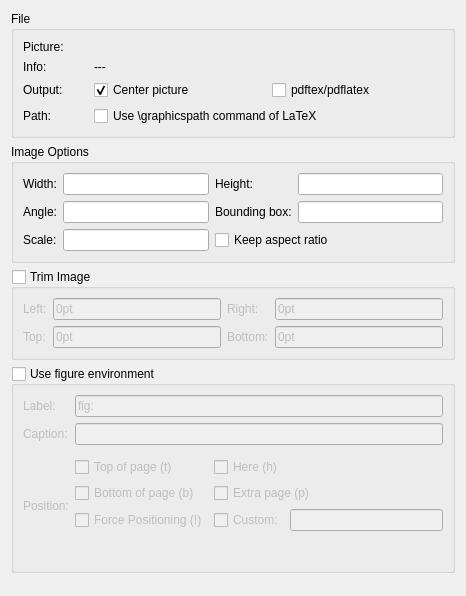
<?xml version="1.0" encoding="UTF-8"?>
<ui version="4.0">
 <class>IncludeGraphicsWidget</class>
 <widget class="QWidget" name="IncludeGraphicsWidget">
  <property name="geometry">
   <rect>
    <x>0</x>
    <y>0</y>
    <width>466</width>
    <height>596</height>
   </rect>
  </property>
  <layout class="QVBoxLayout">
   <item>
    <widget class="QGroupBox" name="groupBox">
     <property name="title">
      <string>File</string>
     </property>
     <layout class="QGridLayout">
      <item row="0" column="0">
       <widget class="QLabel" name="label">
        <property name="maximumSize">
         <size>
          <width>65</width>
          <height>16777215</height>
         </size>
        </property>
        <property name="text">
         <string>Picture:</string>
        </property>
       </widget>
      </item>
      <item row="0" column="1" colspan="2">
       <widget class="KUrlRequester" name="edit_file"/>
      </item>
      <item row="1" column="0">
       <widget class="QLabel" name="label_2">
        <property name="text">
         <string>Info:</string>
        </property>
       </widget>
      </item>
      <item row="1" column="1" colspan="2">
       <widget class="QLabel" name="infolabel">
        <property name="text">
         <string>---</string>
        </property>
       </widget>
      </item>
      <item row="2" column="0">
       <widget class="QLabel" name="label_4">
        <property name="text">
         <string>Output:</string>
        </property>
       </widget>
      </item>
      <item row="2" column="1">
       <widget class="QCheckBox" name="cb_center">
        <property name="text">
         <string>Center picture</string>
        </property>
        <property name="checked">
         <bool>true</bool>
        </property>
       </widget>
      </item>
      <item row="2" column="2">
       <widget class="QCheckBox" name="cb_pdftex">
        <property name="text">
         <string>pdftex/pdflatex</string>
        </property>
       </widget>
      </item>
      <item row="3" column="0">
       <widget class="QLabel" name="label_5">
        <property name="text">
         <string>Path:</string>
        </property>
       </widget>
      </item>
      <item row="3" column="1" colspan="2">
       <widget class="QCheckBox" name="cb_graphicspath">
        <property name="text">
         <string>Use \graphicspath command of LaTeX</string>
        </property>
       </widget>
      </item>
     </layout>
    </widget>
   </item>
   <item>
    <widget class="QGroupBox" name="groupBox_2">
     <property name="title">
      <string>Image Options</string>
     </property>
     <layout class="QGridLayout">
      <item row="1" column="0">
       <widget class="QLabel" name="label_6">
        <property name="text">
         <string>Width:</string>
        </property>
       </widget>
      </item>
      <item row="1" column="1">
       <widget class="KLineEdit" name="edit_width"/>
      </item>
      <item row="2" column="2">
       <widget class="QLabel" name="label_9">
        <property name="text">
         <string>Bounding box:</string>
        </property>
       </widget>
      </item>
      <item row="2" column="3">
       <widget class="KLineEdit" name="edit_bb"/>
      </item>
      <item row="1" column="2">
       <widget class="QLabel" name="label_7">
        <property name="text">
         <string>Height:</string>
        </property>
       </widget>
      </item>
      <item row="1" column="3">
       <widget class="KLineEdit" name="edit_height"/>
      </item>
      <item row="2" column="0">
       <widget class="QLabel" name="label_8">
        <property name="text">
         <string>Angle:</string>
        </property>
       </widget>
      </item>
      <item row="2" column="1">
       <widget class="KLineEdit" name="edit_angle"/>
      </item>
      <item row="3" column="1">
       <widget class="QLineEdit" name="edit_scale"/>
      </item>
      <item row="3" column="0">
       <widget class="QLabel" name="label_3">
        <property name="text">
         <string>Scale:</string>
        </property>
       </widget>
      </item>
      <item row="3" column="2" colspan="2">
       <widget class="QCheckBox" name="cb_keepAspect">
        <property name="text">
         <string>Keep aspect ratio</string>
        </property>
       </widget>
      </item>
     </layout>
    </widget>
   </item>
   <item>
    <widget class="QGroupBox" name="cb_clip">
     <property name="toolTip">
      <string>Trim image by the specified lengths</string>
     </property>
     <property name="title">
      <string>Trim Image</string>
     </property>
     <property name="checkable">
      <bool>true</bool>
     </property>
     <property name="checked">
      <bool>false</bool>
     </property>
     <layout class="QGridLayout" name="gridLayout">
      <item row="0" column="0">
       <widget class="QLabel" name="label_12">
        <property name="text">
         <string>Left:</string>
        </property>
       </widget>
      </item>
      <item row="1" column="0">
       <widget class="QLabel" name="label_13">
        <property name="text">
         <string>Top:</string>
        </property>
       </widget>
      </item>
      <item row="0" column="2">
       <widget class="QLabel" name="label_14">
        <property name="text">
         <string>Right:</string>
        </property>
       </widget>
      </item>
      <item row="1" column="2">
       <widget class="QLabel" name="label_15">
        <property name="text">
         <string>Bottom:</string>
        </property>
       </widget>
      </item>
      <item row="0" column="1">
       <widget class="QLineEdit" name="edit_trimLeft">
        <property name="text">
         <string>0pt</string>
        </property>
       </widget>
      </item>
      <item row="1" column="1">
       <widget class="QLineEdit" name="edit_trimTop">
        <property name="text">
         <string>0pt</string>
        </property>
       </widget>
      </item>
      <item row="0" column="3">
       <widget class="QLineEdit" name="edit_trimRight">
        <property name="text">
         <string>0pt</string>
        </property>
       </widget>
      </item>
      <item row="1" column="3">
       <widget class="QLineEdit" name="edit_trimBottom">
        <property name="text">
         <string>0pt</string>
        </property>
       </widget>
      </item>
     </layout>
    </widget>
   </item>
   <item>
    <widget class="QGroupBox" name="cb_figure">
     <property name="title">
      <string>Use figure environment</string>
     </property>
     <property name="checkable">
      <bool>true</bool>
     </property>
     <property name="checked">
      <bool>false</bool>
     </property>
     <layout class="QGridLayout">
      <item row="0" column="0">
       <widget class="QLabel" name="label_10">
        <property name="text">
         <string>Label:</string>
        </property>
       </widget>
      </item>
      <item row="0" column="1" colspan="3">
       <widget class="QLineEdit" name="edit_label">
        <property name="text">
         <string>fig:</string>
        </property>
       </widget>
      </item>
      <item row="1" column="0">
       <widget class="QLabel" name="label_16">
        <property name="text">
         <string>Caption:</string>
        </property>
       </widget>
      </item>
      <item row="1" column="1" colspan="3">
       <widget class="QLineEdit" name="edit_caption"/>
      </item>
      <item row="2" column="0" rowspan="9">
       <widget class="QLabel" name="label_11">
        <property name="text">
         <string>Position:</string>
        </property>
       </widget>
      </item>
      <item row="4" column="1">
       <widget class="QCheckBox" name="cb_Bottom">
        <property name="text">
         <string>Bottom of page (b)</string>
        </property>
        <property name="checked">
         <bool>false</bool>
        </property>
       </widget>
      </item>
      <item row="4" column="2" colspan="2">
       <widget class="QCheckBox" name="cb_Page">
        <property name="text">
         <string>Extra page (p)</string>
        </property>
        <property name="checked">
         <bool>false</bool>
        </property>
       </widget>
      </item>
      <item row="3" column="2" colspan="2">
       <widget class="QCheckBox" name="cb_Here">
        <property name="text">
         <string>Here (h)</string>
        </property>
        <property name="checked">
         <bool>false</bool>
        </property>
       </widget>
      </item>
      <item row="3" column="1">
       <widget class="QCheckBox" name="cb_Top">
        <property name="text">
         <string>Top of page (t)</string>
        </property>
        <property name="checked">
         <bool>false</bool>
        </property>
       </widget>
      </item>
      <item row="5" column="1">
       <widget class="QCheckBox" name="cb_Force">
        <property name="text">
         <string>Force Positioning (!)</string>
        </property>
        <property name="checked">
         <bool>false</bool>
        </property>
       </widget>
      </item>
      <item row="5" column="2">
       <widget class="QCheckBox" name="cb_custom">
        <property name="text">
         <string>Custom:</string>
        </property>
       </widget>
      </item>
      <item row="5" column="3">
       <widget class="QLineEdit" name="edit_custom"/>
      </item>
     </layout>
    </widget>
   </item>
   <item>
    <spacer>
     <property name="orientation">
      <enum>Qt::Vertical</enum>
     </property>
     <property name="sizeHint" stdset="0">
      <size>
       <width>20</width>
       <height>40</height>
      </size>
     </property>
    </spacer>
   </item>
  </layout>
 </widget>
 <layoutfunction spacing="KDialog::spacingHint" margin="KDialog::marginHint"/>
 <customwidgets>
  <customwidget>
   <class>KLineEdit</class>
   <extends>QLineEdit</extends>
   <header>klineedit.h</header>
  </customwidget>
  <customwidget>
   <class>KUrlRequester</class>
   <extends>QFrame</extends>
   <header>kurlrequester.h</header>
  </customwidget>
 </customwidgets>
 <tabstops>
  <tabstop>edit_file</tabstop>
  <tabstop>cb_center</tabstop>
  <tabstop>cb_pdftex</tabstop>
  <tabstop>cb_graphicspath</tabstop>
  <tabstop>edit_width</tabstop>
  <tabstop>edit_bb</tabstop>
 </tabstops>
 <resources/>
 <connections>
  <connection>
   <sender>cb_custom</sender>
   <signal>toggled(bool)</signal>
   <receiver>edit_custom</receiver>
   <slot>setEnabled(bool)</slot>
   <hints>
    <hint type="sourcelabel">
     <x>126</x>
     <y>540</y>
    </hint>
    <hint type="destinationlabel">
     <x>214</x>
     <y>542</y>
    </hint>
   </hints>
  </connection>
 </connections>
</ui>
